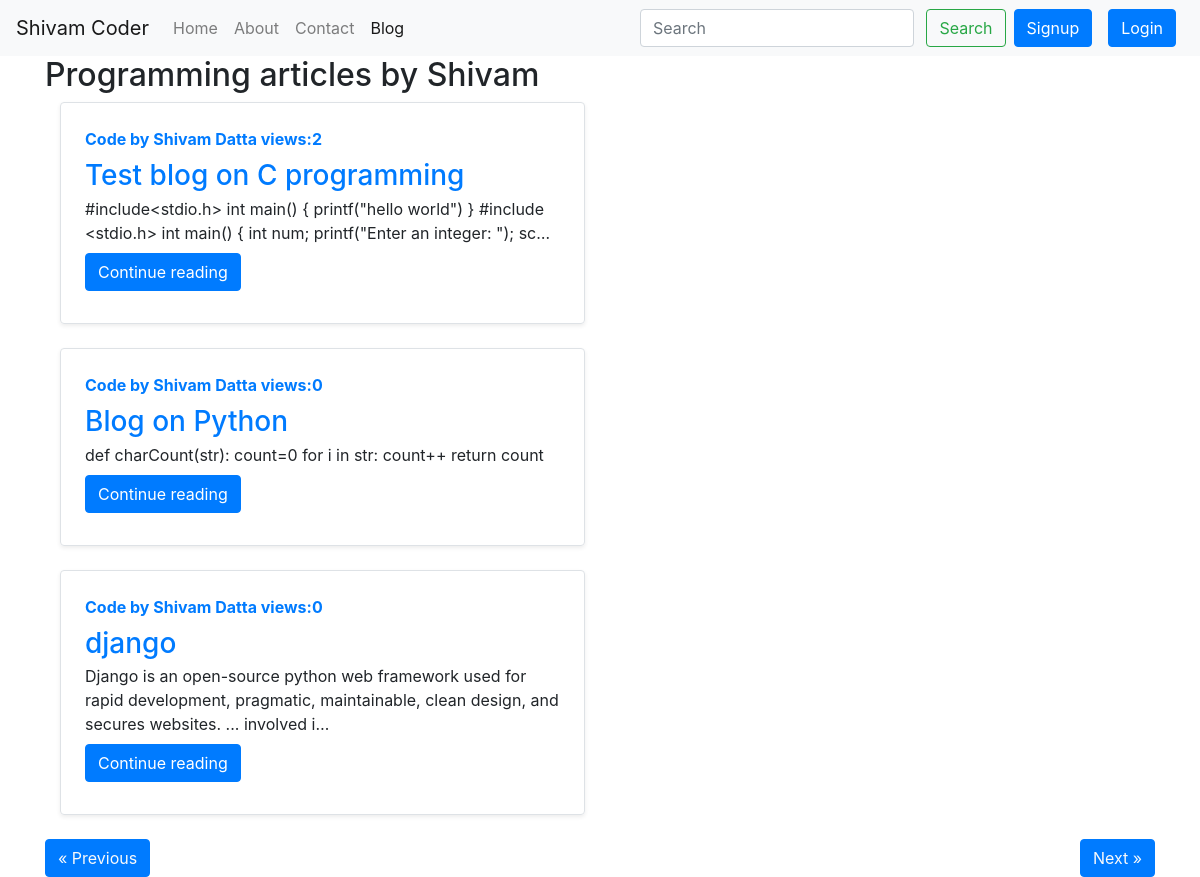
Screenshot of /blog/ with the database file from the repository.
### blog/models.py (models this page shows, shortened)
class Post(models.Model):
    sno=models.AutoField(primary_key=True)
    title=models.CharField(max_length=255)
    content=models.TextField()
    author=models.CharField(max_length=255)
    slug=models.CharField(max_length=130)
    views=models.IntegerField(default=0)
    timestamp=models.DateTimeField(blank=True)

### blog/views.py (the view)
# urls.py: path('', views.bloghome, name='bloghome'),
def bloghome(request):
    no_of_posts=3
    page=request.GET.get('page')
    if page is None:
        page=1
    else:
        page=int(page)
    allPosts=Post.objects.all()[(page-1)*no_of_posts:page*no_of_posts]
    blogs1=Post.objects.all()
    length=len(blogs1)
    if page>1:
        prev=page-1
    else:
        prev=None
    if page<math.ceil(length/no_of_posts):
        nxt=page+1
    else:
        nxt=None
    context={'allposts':allPosts,'prev':prev,'nxt':nxt}
    return render(request,'blog/bloghome.html',context)

### templates/blog/bloghome.html (shortened to what this page needs)
{% extends 'base.html' %}
{% block blogactive %} active{% endblock blogactive %}
{% block body %}
<div class="container">
    <h2>Programming articles by Shivam</h2>
    {% for post in allposts %}
    <div class="col-md-6">
      <div class="row no-gutters border rounded overflow-hidden flex-md-row mb-4 shadow-sm h-md-250 position-relative">
        <div class="col p-4 d-flex flex-column position-static">
          <strong class="d-inline-block mb-2 text-primary">Code by {{post.author}} views:{{post.views}}</strong>
          <h3 class="mb-0"><a href="/blog/{{post.slug}}">{{post.title}}</a></h3>
          <p class="card-text mb-auto">{{post.content| truncatechars:150}}</p>
          <div class="my-2">
          <a href="/blog/{{post.slug}}" role="button" class="btn btn-primary">Continue reading</a>
        </div>
        </div>
      </div>
    </div>
    {% endfor %}
    {% if prev %}
    <button class="btn btn-primary"><a class="text-light" href="/blog?page={{prev}}">&laquo; Previous</a></button>
    {% else %}
    <button class="btn btn-primary "><a class="text-light" href="#"> &laquo; Previous </a></button>
    {% endif %}
    {% if nxt %}
    <button class="btn btn-primary float-right"><a class="text-light" href="/blog?page={{nxt}}"> Next &raquo;</a></button>
    {% else %}
    <button class="btn btn-primary float-right"><a class="text-light" href="#"> Next &raquo;</a></button>
    {% endif %}
  </div>
{% endblock body %}

### templates/base.html (shortened to what this page needs)
<!doctype html>
<html lang="en">
  <head>
    <link rel="stylesheet" href="https://stackpath.bootstrapcdn.com/bootstrap/4.5.0/css/bootstrap.min.css">
  </head>
  <body>
    <nav class="navbar navbar-expand-lg navbar-light bg-light">
        <a class="navbar-brand" href="/">Shivam Coder</a>
        <div class="collapse navbar-collapse" id="navbarSupportedContent">
          <ul class="navbar-nav mr-auto">
            <li class="nav-item {% block homeactive %}{% endblock homeactive %}">
              <a class="nav-link" href="/">Home <span class="sr-only">(current)</span></a>
            </li>
            <li class="nav-item {% block aboutactive %}{% endblock aboutactive %}">
              <a class="nav-link" href="/about">About</a>
            </li>
            <li class="nav-item {% block contactactive %}{% endblock contactactive %}">
                <a class="nav-link" href="/contact">Contact</a>
              </li>
              <li class="nav-item {% block blogactive %}{% endblock blogactive %}">
                <a class="nav-link" href="/blog">Blog</a>
              </li>
          </ul>
          <div class="ml-auto form-inline ">
          <form class=" my-2 my-lg-0" method="get" action="/search">
            <input class="form-control mr-sm-2" type="search" placeholder="Search" aria-label="Search" name="query" id="query">
            <button class="btn btn-outline-success my-2 my-sm-0" type="submit">Search</button>
          </form>
          {% if user.is_authenticated %}
          <ul class="navbar-nav ml-auto">
            <li class="nav-item dropdown">
              <a class="nav-link dropdown-toggle" href="#" id="navbarDropdown" role="button" data-toggle="dropdown" aria-haspopup="true" aria-expanded="false">
               Welcome {{request.user}}
              </a>
              <div class="dropdown-menu" aria-labelledby="navbarDropdown">
                <a class="dropdown-item" href="/logout">Logout</a>
              </div>
            </li>
          </ul>
          {% else %}
          <button type="button" class="btn btn-primary mx-2" data-toggle="modal" data-target="#signupmodal">
            Signup
          </button>
          <button type="button" class="btn btn-primary mx-2" data-toggle="modal" data-target="#loginmodal">
            Login
          </button>
        </div>
          {% endif %}
        </div>
      </nav>
      {% block body %}
{% endblock body %}
  </body>
</html>

### rows the page displays
Post: author "Shivam Datta", views "2", title "Test blog on C programming", content "#include<stdio.h> int main() { printf(\"hello world\") } #include <stdio.h> int main() { int num; printf(\"Enter an integer: \"); sc…"
Post: author "Shivam Datta", views "0", title "Blog on Python", content "def charCount(str): count=0 for i in str: count++ return count"
Post: author "Shivam Datta", views "0", title "django", content "Django is an open-source python web framework used for rapid development, pragmatic, maintainable, clean design, and secures websites. ... involved i…"
